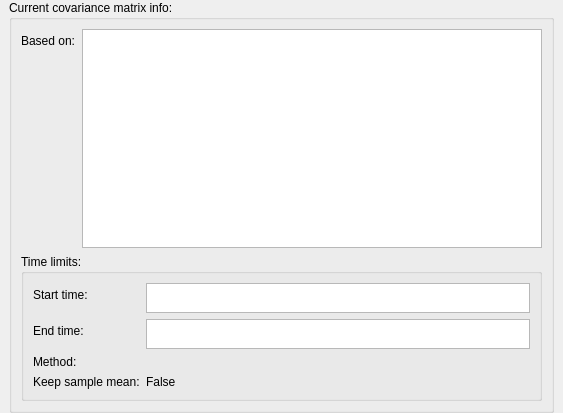
<?xml version="1.0" encoding="UTF-8"?>
<ui version="4.0">
 <class>Form</class>
 <widget class="QWidget" name="Form">
  <property name="geometry">
   <rect>
    <x>0</x>
    <y>0</y>
    <width>563</width>
    <height>413</height>
   </rect>
  </property>
  <property name="windowTitle">
   <string>Form</string>
  </property>
  <layout class="QGridLayout" name="gridLayout_2">
   <property name="leftMargin">
    <number>9</number>
   </property>
   <property name="topMargin">
    <number>0</number>
   </property>
   <property name="rightMargin">
    <number>9</number>
   </property>
   <property name="bottomMargin">
    <number>0</number>
   </property>
   <item row="0" column="0">
    <widget class="QGroupBox" name="groupBoxCovarianceMatrix">
     <property name="title">
      <string>Current covariance matrix info:</string>
     </property>
     <layout class="QFormLayout" name="formLayout">
      <property name="fieldGrowthPolicy">
       <enum>QFormLayout::AllNonFixedFieldsGrow</enum>
      </property>
      <item row="0" column="0">
       <widget class="QLabel" name="labelBasedOn">
        <property name="text">
         <string>Based on:</string>
        </property>
       </widget>
      </item>
      <item row="0" column="1">
       <widget class="QListWidget" name="listWidgetEpochs"/>
      </item>
      <item row="3" column="0" colspan="2">
       <widget class="QGroupBox" name="groupBoxEpochTimes">
        <property name="title">
         <string>Time limits:</string>
        </property>
        <layout class="QFormLayout" name="formLayout_16">
         <property name="fieldGrowthPolicy">
          <enum>QFormLayout::AllNonFixedFieldsGrow</enum>
         </property>
         <item row="1" column="0">
          <widget class="QLabel" name="labelTminCovariance">
           <property name="minimumSize">
            <size>
             <width>80</width>
             <height>0</height>
            </size>
           </property>
           <property name="text">
            <string>Start time:</string>
           </property>
           <property name="alignment">
            <set>Qt::AlignLeading|Qt::AlignLeft|Qt::AlignVCenter</set>
           </property>
          </widget>
         </item>
         <item row="1" column="1">
          <widget class="QTextBrowser" name="textBrowserTmin">
           <property name="enabled">
            <bool>true</bool>
           </property>
           <property name="sizePolicy">
            <sizepolicy hsizetype="Preferred" vsizetype="Fixed">
             <horstretch>0</horstretch>
             <verstretch>0</verstretch>
            </sizepolicy>
           </property>
           <property name="minimumSize">
            <size>
             <width>0</width>
             <height>0</height>
            </size>
           </property>
           <property name="maximumSize">
            <size>
             <width>16777215</width>
             <height>30</height>
            </size>
           </property>
           <property name="sizeIncrement">
            <size>
             <width>0</width>
             <height>31</height>
            </size>
           </property>
           <property name="baseSize">
            <size>
             <width>0</width>
             <height>0</height>
            </size>
           </property>
           <property name="frameShape">
            <enum>QFrame::StyledPanel</enum>
           </property>
          </widget>
         </item>
         <item row="2" column="0">
          <widget class="QLabel" name="labelTmaxCovariance">
           <property name="minimumSize">
            <size>
             <width>80</width>
             <height>0</height>
            </size>
           </property>
           <property name="text">
            <string>End time:</string>
           </property>
           <property name="alignment">
            <set>Qt::AlignLeading|Qt::AlignLeft|Qt::AlignVCenter</set>
           </property>
          </widget>
         </item>
         <item row="2" column="1">
          <widget class="QTextBrowser" name="textBrowserTmax">
           <property name="enabled">
            <bool>true</bool>
           </property>
           <property name="sizePolicy">
            <sizepolicy hsizetype="Preferred" vsizetype="Preferred">
             <horstretch>0</horstretch>
             <verstretch>0</verstretch>
            </sizepolicy>
           </property>
           <property name="minimumSize">
            <size>
             <width>0</width>
             <height>0</height>
            </size>
           </property>
           <property name="maximumSize">
            <size>
             <width>16777215</width>
             <height>30</height>
            </size>
           </property>
           <property name="sizeIncrement">
            <size>
             <width>0</width>
             <height>31</height>
            </size>
           </property>
          </widget>
         </item>
         <item row="5" column="0">
          <widget class="QLabel" name="labelKeepSample">
           <property name="text">
            <string>Keep sample
mean:</string>
           </property>
           <property name="textFormat">
            <enum>Qt::RichText</enum>
           </property>
          </widget>
         </item>
         <item row="5" column="1">
          <widget class="QLabel" name="labelKeepSampleValue">
           <property name="text">
            <string>False</string>
           </property>
           <property name="alignment">
            <set>Qt::AlignLeading|Qt::AlignLeft|Qt::AlignVCenter</set>
           </property>
          </widget>
         </item>
         <item row="4" column="0">
          <widget class="QLabel" name="labelMethod">
           <property name="text">
            <string>Method:</string>
           </property>
          </widget>
         </item>
         <item row="4" column="1">
          <widget class="QLabel" name="labelMethodValue">
           <property name="text">
            <string/>
           </property>
           <property name="alignment">
            <set>Qt::AlignLeading|Qt::AlignLeft|Qt::AlignVCenter</set>
           </property>
          </widget>
         </item>
        </layout>
       </widget>
      </item>
     </layout>
    </widget>
   </item>
  </layout>
 </widget>
 <resources/>
 <connections/>
</ui>
